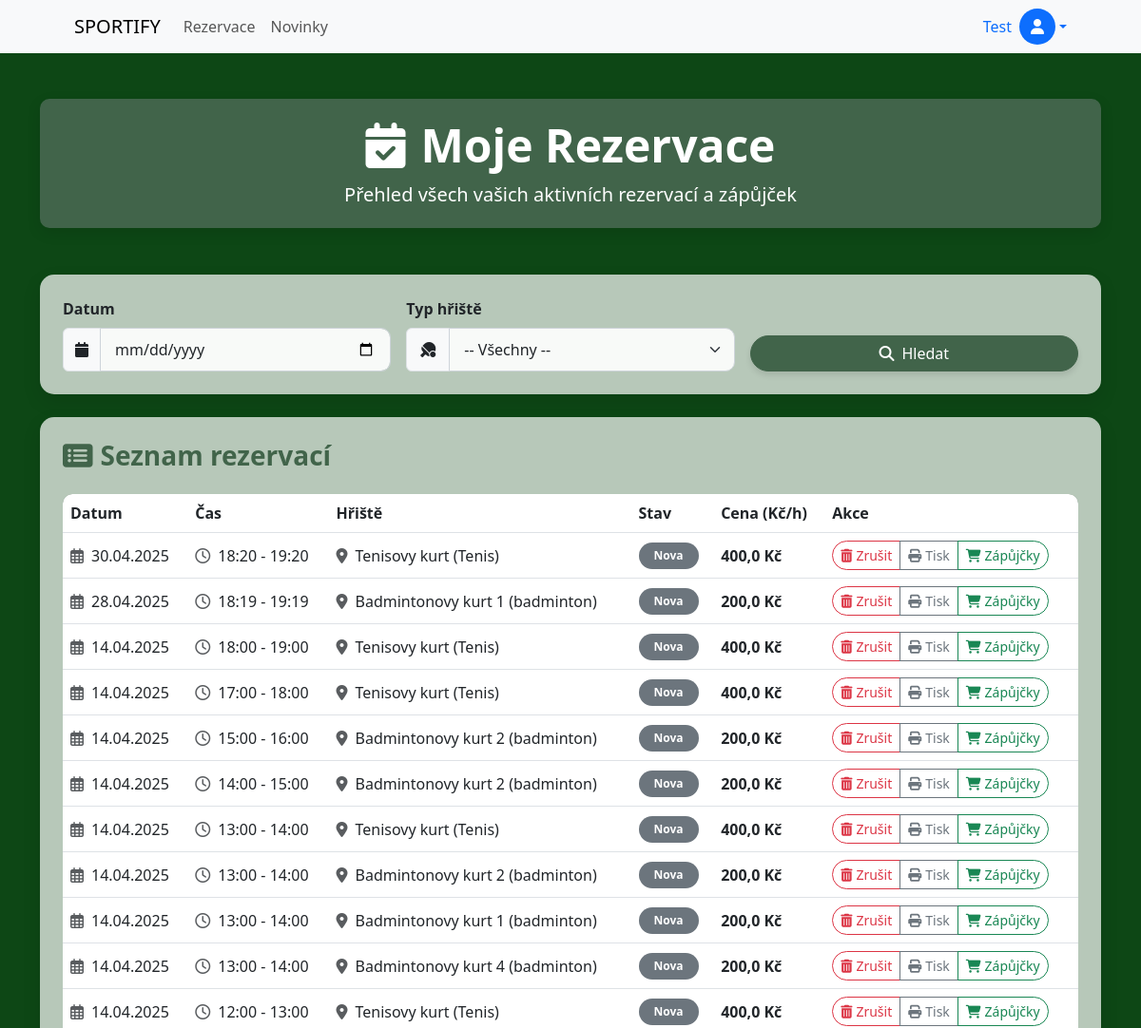
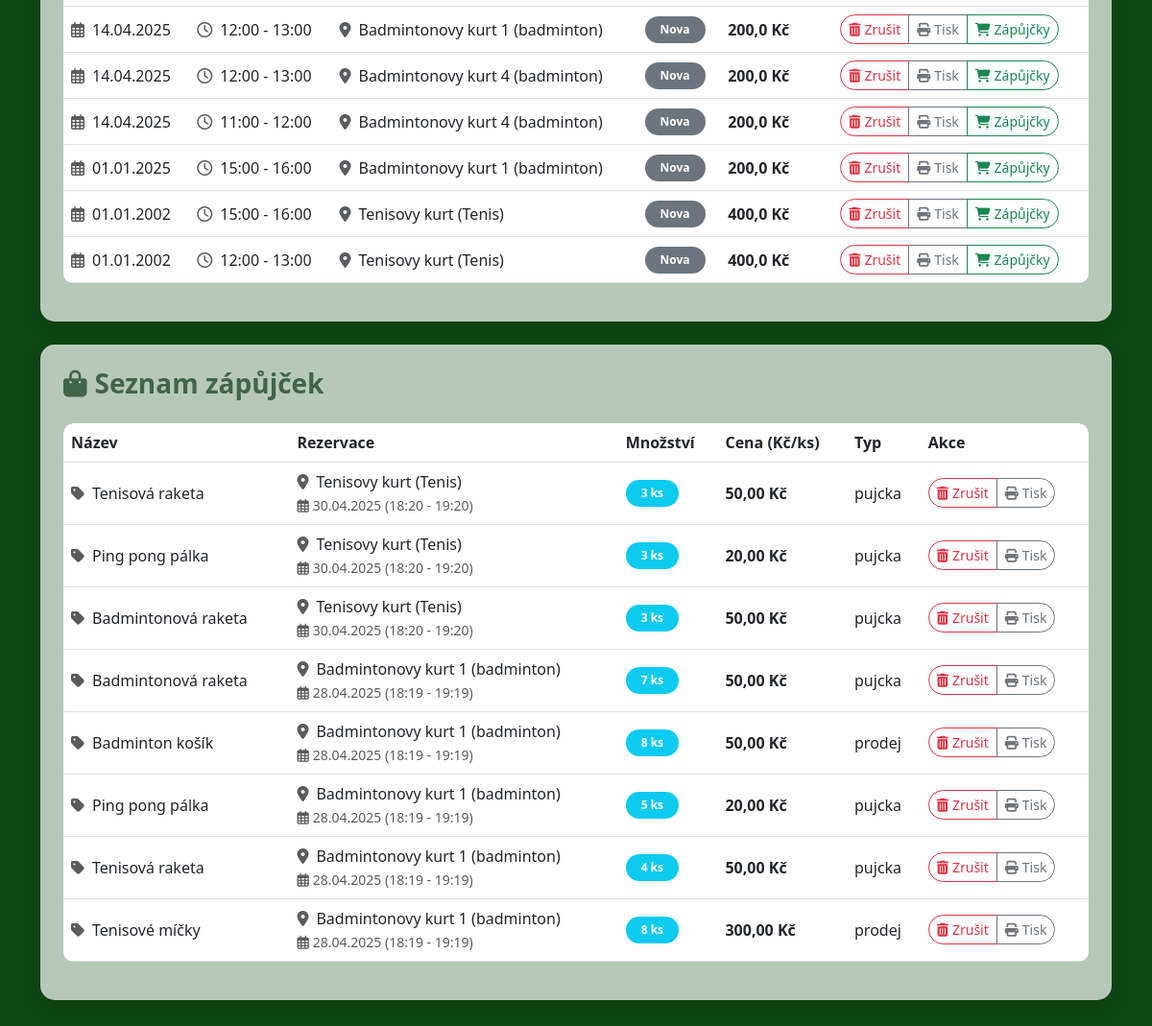
/rezervace/ (signed in), run on an earlier commit of the app's database (2 pictures, top to bottom).
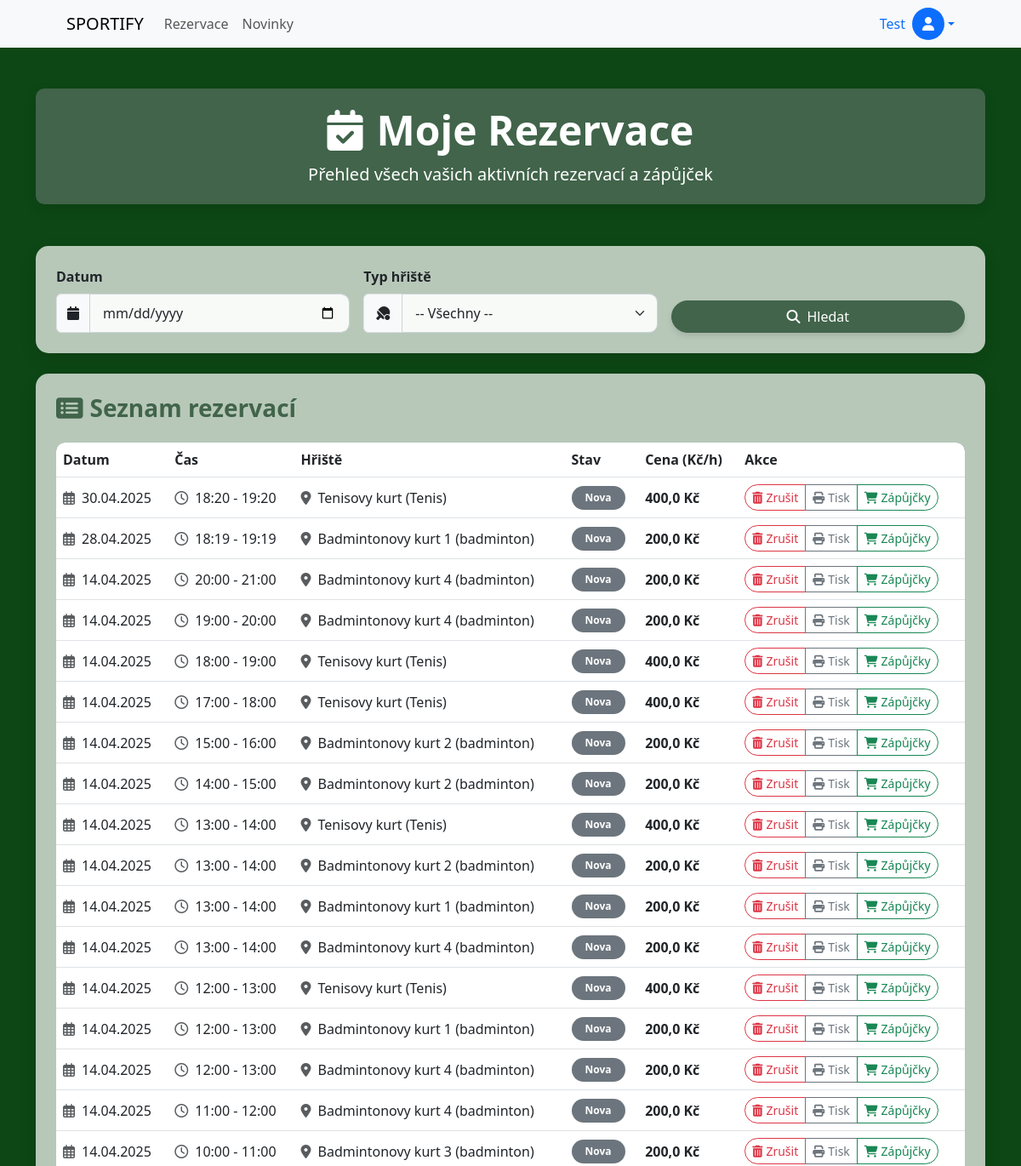
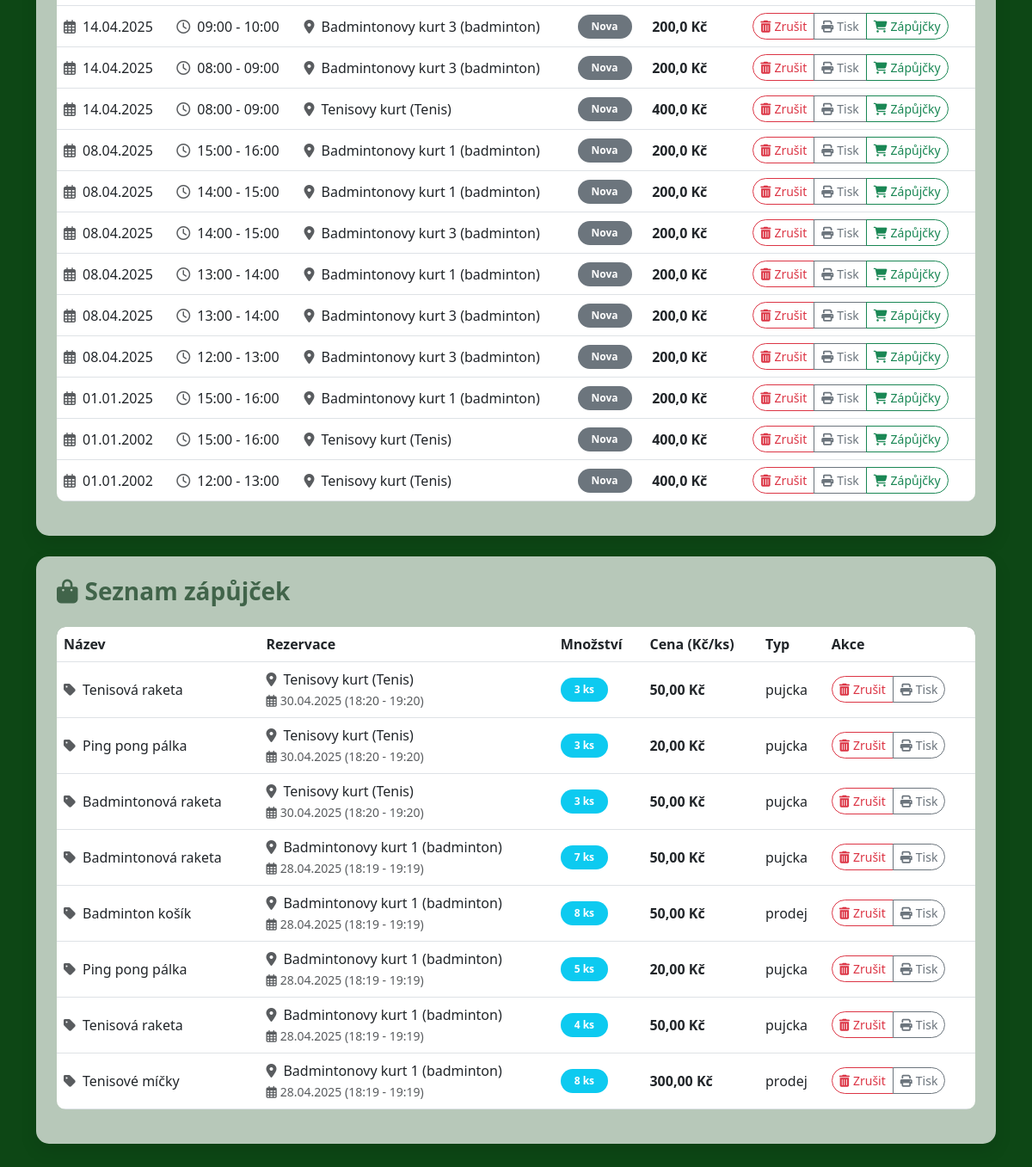
And on a later commit of the database (2 pictures, top to bottom).
### rezervace/models.py (models this page shows, shortened)
class Uzivatele(models.Model):
    id = models.AutoField(primary_key=True)
    user = models.OneToOneField(User, on_delete=models.CASCADE, related_name='uzivatele')
    jmeno = models.CharField(max_length=50)
    prijmeni = models.CharField(max_length=50)
    email = models.EmailField(max_length=100, unique=True)
    telefon = models.CharField(max_length=20)
    role = models.CharField(max_length=10, choices=ROLE_CHOICES, default='user')
    datum_reg = models.DateTimeField(default=timezone.now)
    posledni_aktualizace = models.DateTimeField(auto_now=True)
    typ_zakaznika = models.ForeignKey(TypZakaznika, on_delete=models.SET_NULL, null=True, related_name='uzivatele')

class Rezervace(models.Model):
    uzivatel = models.ForeignKey(Uzivatele, on_delete=models.CASCADE, related_name='rezervace')
    hriste = models.ForeignKey(Hriste, on_delete=models.CASCADE, related_name='rezervace')
    datum = models.DateField()
    cas_zacatku = models.TimeField()
    cas_konce = models.TimeField()
    stav = models.CharField(max_length=20, choices=RESERVATION_STATUS_CHOICES, default='nova')
    popis = models.TextField(blank=True, null=True)
    vytvoreno = models.DateTimeField(default=timezone.now)
    naposledy_upraveno = models.DateTimeField(auto_now=True)
    cena = models.FloatField()

class Hriste(models.Model):
    nazev = models.CharField(max_length=100)
    typ = models.CharField(max_length=50)
    popis = models.TextField()
    cena_hodina = models.DecimalField(max_digits=8, decimal_places=2)
    kapacita = models.IntegerField()
    aktivni = models.BooleanField(default=True)

class RezervaceZapujcky(models.Model):
    rezervace = models.ForeignKey(Rezervace, on_delete=models.CASCADE, related_name='zapujcky')
    zapujcka = models.ForeignKey(Zapujcky, on_delete=models.CASCADE, related_name='rezervace')
    mnozstvi = models.IntegerField()
    cena_za_kus = models.DecimalField(max_digits=8, decimal_places=2)
    class Meta:
        unique_together = ('rezervace', 'zapujcka')  # Composite primary key

class Zapujcky(models.Model):
    nazev = models.CharField(max_length=100)
    popis = models.TextField()
    cena_pujceni = models.DecimalField(max_digits=8, decimal_places=2)
    cena_prodeje = models.DecimalField(max_digits=8, decimal_places=2)
    typ = models.CharField(max_length=20, choices=RENTAL_TYPE_CHOICES)
    aktivni = models.BooleanField(default=True)

### rezervace/views.py (the view)
# urls.py: path('rezervace/', views.rezervace, name='rezervace'),
@login_required
def rezervace(request):
    user = request.user.uzivatele  # vazba na náš model Uzivatele
    reservations = Rezervace.objects.filter(uzivatel=user).order_by('-datum', '-cas_zacatku')
    reservations_zapujcky = RezervaceZapujcky.objects.filter(rezervace__uzivatel=user).order_by('-rezervace__datum', '-rezervace__cas_zacatku')
    datum = request.GET.get('datum')
    typ_hriste = request.GET.get('typ_hriste')
    if datum:
        reservations = reservations.filter(datum=datum)
        reservations_zapujcky = reservations_zapujcky.filter(rezervace__datum=datum)
    if typ_hriste and typ_hriste != '':
        reservations = reservations.filter(hriste__typ=typ_hriste)
        reservations_zapujcky = reservations_zapujcky.filter(rezervace__hriste__typ=typ_hriste)
    return render(request, 'rezervace/rezervace.html', {
        'reservations': reservations,
        'reservations_zapujcky': reservations_zapujcky,
        'vybrane_datum': datum if datum else '',
        'vybrany_typ': typ_hriste if typ_hriste else '',
        'hriste_typy': Hriste.objects.values_list('typ', flat=True).distinct()
    })

### templates/rezervace/rezervace.html (shortened to what this page needs)
{% extends 'base.html' %}
{% load static %}
{% block content %}
<div class="container my-5">
  <div class="row mb-4">
    <div class="col-12">
      <div class="section-header">
        <h1 class="display-5 fw-bold mb-2"><i class="fas fa-calendar-check me-3"></i>Moje Rezervace</h1>
        <p class="lead mb-0">Přehled všech vašich aktivních rezervací a zápůjček</p>
      </div>
    </div>
  </div>
  <div class="row mb-4">
    <div class="col-sm-12">
      <div class="card p-4">
        <form method="GET" class="row g-3">
          <div class="col-md-4">
            <label for="datum" class="form-label fw-bold">Datum</label>
            <div class="input-group">
              <span class="input-group-text"><i class="fas fa-calendar"></i></span>
              <input type="date" name="datum" id="datum" value="{{ vybrane_datum }}" class="form-control" />
            </div>
          </div>
          <div class="col-md-4">
            <label for="typ_hriste" class="form-label fw-bold">Typ hřiště</label>
            <div class="input-group">
              <span class="input-group-text"><i class="fas fa-table-tennis"></i></span>
              <select name="typ_hriste" id="typ_hriste" class="form-select">
                <option value="">-- Všechny --</option>
              </select>
            </div>
          </div>
          <div class="col-md-4 align-self-end">
            <button type="submit" class="btn btn-primary w-100" style="background-color: #41644A; border-color: #41644A; box-shadow: 0 4px 6px rgba(0,0,0,0.1);">
              <i class="fas fa-search me-2"></i>Hledat
            </button>
          </div>
        </form>
      </div>
    </div>
  </div>
  <div class="row mb-4">
    <div class="col-sm-12">
      <div class="card p-4">
        <h3 class="mb-4 fw-bold" style="color: #41644A;"><i class="fas fa-list-alt me-2"></i>Seznam rezervací</h3>
        {% if reservations %}
          <div class="table-responsive">
            <table class="table table-hover align-middle">
              <thead>
                <tr>
                  <th>Datum</th>
                  <th>Čas</th>
                  <th>Hřiště</th>
                  <th>Stav</th>
                  <th>Cena (Kč/h)</th>
                  <th>Akce</th>
                </tr>
              </thead>
              <tbody>
                {% for rez in reservations %}
                <tr>
                  <td><i class="far fa-calendar-alt me-2 text-muted"></i>{{ rez.datum|date:"d.m.Y" }}</td>
                  <td><i class="far fa-clock me-2 text-muted"></i>{{ rez.cas_zacatku|time:"H:i" }} - {{ rez.cas_konce|time:"H:i" }}</td>
                  <td><i class="fas fa-map-marker-alt me-2 text-muted"></i>{{ rez.hriste.nazev }} ({{ rez.hriste.typ }})</td>
                  <td>
                    <span class="badge {% if rez.stav == 'A' %}bg-success{% elif rez.stav == 'S' %}bg-warning{% else %}bg-secondary{% endif %} rounded-pill px-3 py-2">
                      {{ rez.get_stav_display }}
                    </span>
                  </td>
                  <td><strong>{{ rez.cena }} Kč</strong></td>
                  <td>
                    <div class="btn-group">
                      <a href="{% url 'zrusit_rezervaci' rez.id %}"
                        class="btn btn-outline-danger btn-sm"
                        onclick="return confirm('Opravdu chcete zrušit tuto rezervaci? Budou odstraněny i její související zápujčky.');">
                        <i class="fas fa-trash-alt me-1"></i>Zrušit
                      </a>
                      <a href="{% url 'tisk_rezervace' rez.id %}" target="_blank" class="btn btn-outline-secondary btn-sm">
                        <i class="fas fa-print me-1"></i>Tisk
                      </a>
                      <a href="{% url 'zapujcky_k_rezervaci' rez.id %}" class="btn btn-outline-success btn-sm">
                        <i class="fas fa-shopping-cart me-1"></i>Zápůjčky
                      </a>
                    </div>
                  </td>
                </tr>
                {% endfor %}
              </tbody>
            </table>
          </div>
        {% endif %}
      </div>
    </div>
  </div>
  <div class="row">
    <div class="col-sm-12">
      <div class="card p-4">
        <h3 class="mb-4 fw-bold" style="color: #41644A;"><i class="fas fa-shopping-bag me-2"></i>Seznam zápůjček</h3>
        {% if reservations_zapujcky %}
          <div class="table-responsive">
            <table class="table table-hover align-middle">
              <thead>
                <tr>
                  <th>Název</th>
                  <th>Rezervace</th>
                  <th>Množství</th>
                  <th>Cena (Kč/ks)</th>
                  <th>Typ</th>
                  <th>Akce</th>
                </tr>
              </thead>
              <tbody>
                {% for rez in reservations_zapujcky %}
                <tr>
                  <td><i class="fas fa-tag me-2 text-muted"></i>{{ rez.zapujcka.nazev }}</td>
                  <td>
                    <i class="fas fa-map-marker-alt me-2 text-muted"></i>{{ rez.rezervace.hriste.nazev }} ({{ rez.rezervace.hriste.typ }})
                    <br>
                    <small class="text-muted"><i class="far fa-calendar-alt me-1"></i>{{ rez.rezervace.datum|date:"d.m.Y" }} ({{ rez.rezervace.cas_zacatku|time:"H:i" }} - {{ rez.rezervace.cas_konce|time:"H:i" }})</small>
                  </td>
                  <td><span class="badge bg-info rounded-pill px-3 py-2">{{ rez.mnozstvi }} ks</span></td>
                  <td><strong>{{ rez.cena_za_kus}} Kč</strong></td>
                  <td>{{ rez.zapujcka.typ }}</td>
                  <td>
                    <div class="btn-group">
                      <a href="{% url 'zrusit_rezervaci_zapujcky' rez.id %}"
                        class="btn btn-outline-danger btn-sm"
                        onclick="return confirm('Opravdu chcete zrušit tuto rezervaci zapujcky?');">
                        <i class="fas fa-trash-alt me-1"></i>Zrušit
                      </a>
                      <a href="{% url 'tisk_rezervace_zapujcka' rez.id %}" target="_blank" class="btn btn-outline-secondary btn-sm">
                        <i class="fas fa-print me-1"></i>Tisk
                      </a>
                    </div>
                  </td>
                </tr>
                {% endfor %}
              </tbody>
            </table>
          </div>
        {% else %}
          <div class="text-center py-5">
            <i class="fas fa-shopping-basket text-muted" style="font-size: 3rem;"></i>
            <p class="mt-3 mb-0 fs-5">Nemáte žádné zápůjčky.</p>
          </div>
        {% endif %}
      </div>
    </div>
  </div>
</div>
{% endblock %}

### templates/base.html (shortened to what this page needs)
{% load static %}
<!DOCTYPE html>
<html lang="cs">
<head>
    <link href="https://cdn.jsdelivr.net/npm/bootstrap@5.3.0/dist/css/bootstrap.min.css" rel="stylesheet">
    <link rel="stylesheet" href="https://cdnjs.cloudflare.com/ajax/libs/font-awesome/6.5.1/css/all.min.css">
    <link href="{% static 'style.css' %}" rel="stylesheet">
</head>
<body style="background-color: #0D4715;">
    <div id="particles-js"></div>
    {% include 'includes/navbar.html' %}
    <main class="container-fluid px-4">
        {% block content %}{% endblock %}
    </main>
</body>
</html>

### templates/includes/navbar.html (shortened to what this page needs)
<nav class="navbar navbar-expand-lg navbar-light bg-light">
    <div class="container px-5">
        <a class="navbar-brand" href="{% url 'index' %}">SPORTIFY</a>
        <div class="collapse navbar-collapse" id="navbarNav">
            <ul class="navbar-nav me-auto mb-2 mb-lg-0">
                <li class="nav-item">
                    <a class="nav-link" href="{% url 'hriste' %}">Rezervace</a>
                </li>
                <li class="nav-item">
                    <a class="nav-link" href="{% url 'novinky' %}">Novinky</a>
                </li>
            </ul>
            <div class="d-flex align-items-center">
                {% if user.is_authenticated %}
                    <div class="dropdown">
                        <a class="dropdown-toggle d-flex align-items-center text-decoration-none" href="#" id="userDropdown" role="button" data-bs-toggle="dropdown" aria-expanded="false">
                            <span class="me-2">{{ user.uzivatele.jmeno }}</span>
                            <div class="rounded-circle bg-primary text-white d-flex justify-content-center align-items-center" style="width: 38px; height: 38px;">
                                <i class="fas fa-user"></i>
                            </div>
                        </a>
                    </div>
                {% else %}
                    <a href="{% url 'login' %}" class="btn btn-primary"><i class="fas fa-sign-in-alt me-1"></i>Sign in</a>
                {% endif %}
            </div>
        </div>
    </div>
</nav>

### templates/base.html (style rules this page uses)
#particles-js { position: absolute; width: 100%; height: 100%; top: 0; left: 0; z-index: -1; }

### templates/rezervace/rezervace.html (style rules this page uses)
.card { transition: all 0.3s ease; border: none; border-radius: 15px; background: rgba(255, 255, 255, 0.7); box-shadow: 0 8px 20px rgba(0, 0, 0, 0.1); }
.section-header { background-color: #41644A; color: white; border-radius: 10px; padding: 20px; box-shadow: 0 5px 15px rgba(0, 0, 0, 0.1); margin-bottom: 25px; text-align: center; }
.btn { transition: all 0.3s ease; border-radius: 50px; }
.table { border-radius: 10px; overflow: hidden; }
.table thead { background-color: #41644A; color: white; }
.form-control, .form-select { border-radius: 10px; padding: 10px 15px; border: 1px solid #ced4da; background-color: rgba(255, 255, 255, 0.9); }

What changed in the data, as far as the page shows it:
added Rezervace: datum "14.04.2025", cas_zacatku "20:00", cas_konce "21:00", hriste.nazev "Badmintonovy kurt 4", hriste.typ "badminton", stav "Nova", cena "200,0"
added Rezervace: datum "14.04.2025", cas_zacatku "19:00", cas_konce "20:00", hriste.nazev "Badmintonovy kurt 4", hriste.typ "badminton", stav "Nova", cena "200,0"
added Rezervace: datum "14.04.2025", cas_zacatku "10:00", cas_konce "11:00", hriste.nazev "Badmintonovy kurt 3", hriste.typ "badminton", stav "Nova", cena "200,0"
added Rezervace: datum "14.04.2025", cas_zacatku "09:00", cas_konce "10:00", hriste.nazev "Badmintonovy kurt 3", hriste.typ "badminton", stav "Nova", cena "200,0"
added Rezervace: datum "14.04.2025", cas_zacatku "08:00", cas_konce "09:00", hriste.nazev "Badmintonovy kurt 3", hriste.typ "badminton", stav "Nova", cena "200,0"
added Rezervace: datum "14.04.2025", cas_zacatku "08:00", cas_konce "09:00", hriste.nazev "Tenisovy kurt", hriste.typ "Tenis", stav "Nova", cena "400,0"
added Rezervace: datum "08.04.2025", cas_zacatku "15:00", cas_konce "16:00", hriste.nazev "Badmintonovy kurt 1", hriste.typ "badminton", stav "Nova", cena "200,0"
added Rezervace: datum "08.04.2025", cas_zacatku "14:00", cas_konce "15:00", hriste.nazev "Badmintonovy kurt 1", hriste.typ "badminton", stav "Nova", cena "200,0"
added Rezervace: datum "08.04.2025", cas_zacatku "14:00", cas_konce "15:00", hriste.nazev "Badmintonovy kurt 3", hriste.typ "badminton", stav "Nova", cena "200,0"
added Rezervace: datum "08.04.2025", cas_zacatku "13:00", cas_konce "14:00", hriste.nazev "Badmintonovy kurt 1", hriste.typ "badminton", stav "Nova", cena "200,0"
added Rezervace: datum "08.04.2025", cas_zacatku "13:00", cas_konce "14:00", hriste.nazev "Badmintonovy kurt 3", hriste.typ "badminton", stav "Nova", cena "200,0"
added Rezervace: datum "08.04.2025", cas_zacatku "12:00", cas_konce "13:00", hriste.nazev "Badmintonovy kurt 3", hriste.typ "badminton", stav "Nova", cena "200,0"
